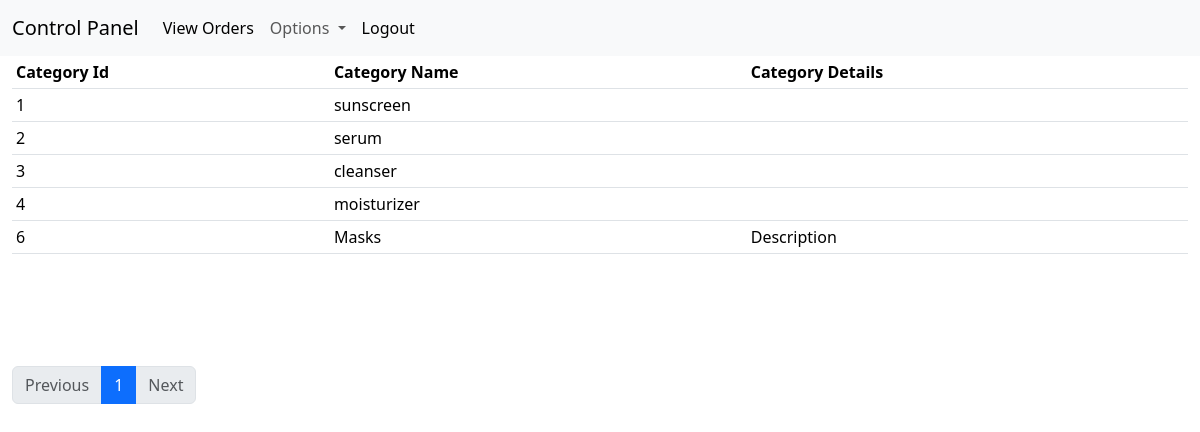
Page /administrator/categories.php (signed in) on the committed database.
### tables this page shows
CREATE TABLE `kategoria` (
  `kategori_id` int(11) NOT NULL,
  `emri_kategorise` varchar(100) DEFAULT NULL,
  `detaje` text DEFAULT NULL
);

### administrator/categories.php (the view, shortened to what this page needs)
<?php
include ('header.php');
include("../includes/connection.php");
if(isset($_GET['page_no'])&& $_GET['page_no']!=''){
    $page_no=$_GET['page_no'];
}else{
    $page_no=1;
}
$stmt1=$conn->prepare('select count(*) as total_records from kategoria');
$stmt1->execute();
$stmt1->bind_result($total_records);
$total_records_per_page=5;
$offset=($page_no-1)*$total_records_per_page;
$total_number_of_pages=ceil($total_records/$total_records_per_page);
$stmt2=$conn->prepare("select * from kategoria  limit $offset,$total_records_per_page");
$stmt2->execute();
$categories=$stmt2->get_result();
?>
<div class="container-fluid">
    <div class="row" style="min-height: 1000px">
        <div class="col-lg-12 col-md-12 col-sm-12">
            <div class="table-responsive">
                <table class="table table-stripped table-sm">
                    <thead>
                    <tr>
                        <th scope="col">Category Id</th>
                        <th scope="col">Category Name</th>
                        <th scope="col">Category Details</th>
                    </tr>
                    </thead>
                    <tbody>
                    <?php  foreach ($categories as $p) {?>
                        <tr>
                            <td><?php echo $p['kategori_id'];?></td>
                            <td><?php echo $p['emri_kategorise'];?></td>
                            <td><?php echo $p['detaje']?></td>
                        </tr>
                    <?php } ?>
                    </tbody>
                </table>
            </div>
            <nav aria-label="Page navigation example">
                <ul class="pagination mt-5 pt-5">
                    <li class="page-item <?php if($page_no <= 1) echo 'disabled'; ?>">
                        <a class="page-link" href="<?php if($page_no > 1){ echo '?page_no=' . ($page_no - 1); } else { echo '#'; } ?>">Previous</a>
                    </li>
                    <?php
                    for ($i = max(1, $page_no - 2); $i <= min($page_no + 2, $total_number_of_pages); $i++) {
                        echo '<li class="page-item ' . ($i == $page_no ? 'active' : '') . '">
                    <a class="page-link" href="?page_no=' . $i . '">' . $i . '</a>
                  </li>';
                    }
                    ?>
                    <li class="page-item <?php if($page_no >= $total_number_of_pages) echo 'disabled'; ?>">
                        <a class="page-link" href="<?php if($page_no < $total_number_of_pages){ echo '?page_no=' . ($page_no + 1); } else { echo '#'; } ?>">Next</a>
                    </li>
                </ul>
            </nav>
        </div>
    </div>
</div>
</body>
</html>

### administrator/header.php (shortened to what this page needs)
<!doctype html>
<html lang="en">
<head>
    <link rel="stylesheet" href="https://cdnjs.cloudflare.com/ajax/libs/font-awesome/6.6.0/css/all.min.css" />
    <link href="https://cdn.jsdelivr.net/npm/bootstrap@5.3.3/dist/css/bootstrap.min.css" rel="stylesheet">
</head>
<body>
<nav class="navbar navbar-expand-lg bg-body-tertiary">
    <div class="container-fluid">
        <a class="navbar-brand" href="#">Control Panel</a>
        <div class="collapse navbar-collapse" id="navbarSupportedContent">
            <ul class="navbar-nav me-auto mb-2 mb-lg-0">
                <li class="nav-item">
                    <a class="nav-link active" aria-current="page" href="index.php">View Orders</a>
                </li>
                <li class="nav-item dropdown">
                    <a class="nav-link dropdown-toggle" href="#" role="button" data-bs-toggle="dropdown" aria-expanded="false">
                        Options
                    </a>
                </li>
                <li class="nav-item">
                    <a class="nav-link active" aria-current="page" href="logout.php?logout=1">Logout</a>
                </li>
            </ul>
        </div>
    </div>
</nav>

### rows in the picture
kategoria: kategori_id "1", emri_kategorise "sunscreen"
kategoria: kategori_id "2", emri_kategorise "serum"
kategoria: kategori_id "3", emri_kategorise "cleanser"
kategoria: kategori_id "4", emri_kategorise "moisturizer"
kategoria: kategori_id "6", emri_kategorise "Masks", detaje "Description"
